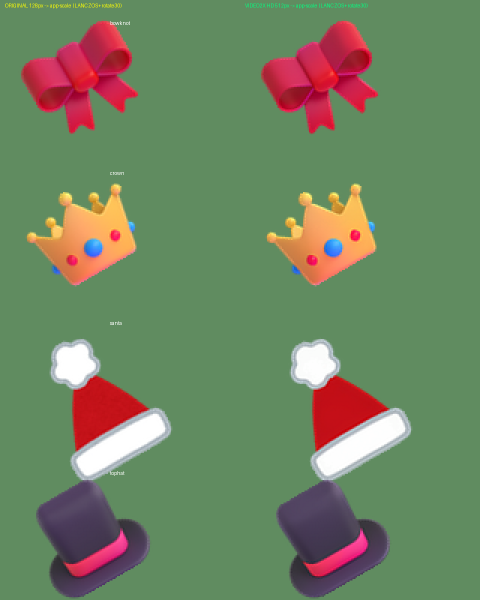
#> input picture reports/video2x_hd/compare_appscale.png, 960 x 1200 px, given in place of bowknot.png, which was not available (shown at 1/2 size)
$ python video2x_hats.py
#> lines starting #> are read from the running program, lines starting #| are printed output that depends on the picture
# -*- coding: utf-8 -*-
'''帽子素材 video2x 两遍超分管线(RGB 一遍 + alpha 遮罩一遍,合并回 RGBA)

video2x 的 realesrgan 处理器只走 3 通道,直接喂 RGBA 会把 alpha 拍平。
方案:先把 alpha 导出为灰度 RGB 图,与"颜色外溢(bled)"后的 RGB 分别用
video2x 超分 4 倍,再把超分 alpha 贴回超分 RGB,得到 4 倍 RGBA。
用法:
  python video2x_hats.py prep   # 生成 _rgb/_alpha 中间图
  python video2x_hats.py upscale [model]  # 对中间图逐个跑 video2x
  python video2x_hats.py merge  # 合并到 stage/ 目录
'''
import os
import subprocess
import sys

from PIL import Image, ImageFilter

BASE = r'D:/aiWorkCode/professionalWork/updateSnakePet'
SRC_DIR = os.path.join(BASE, 'sprites', 'hats')
WORK = os.path.join(BASE, 'reports', 'video2x_hd', 'work')
STAGE = os.path.join(BASE, 'reports', 'video2x_hd', 'stage')
EXE = r'D:/windowTools/video2x/video2x/build/video2x_win64/video2x.exe'
MODEL = 'realesrgan-plus-anime'
HATS = ['bowknot', 'cap_blue', 'crown', 'graduation', 'nightcap', 'santa', 'tophat']


def prep():
    os.makedirs(WORK, exist_ok=True)
    for name in HATS:
        im = Image.open(os.path.join(SRC_DIR, name + '.png')).convert('RGBA')
        rgb = im.convert('RGB')
#> rgb is the input picture: PIL image 960x1200 RGB; mean R, G, B 113.4, 131.6, 97.9
        a = im.getchannel('A')
#> a: PIL image 960x1200 L; every value is 255
        blur = rgb.filter(ImageFilter.GaussianBlur(6))
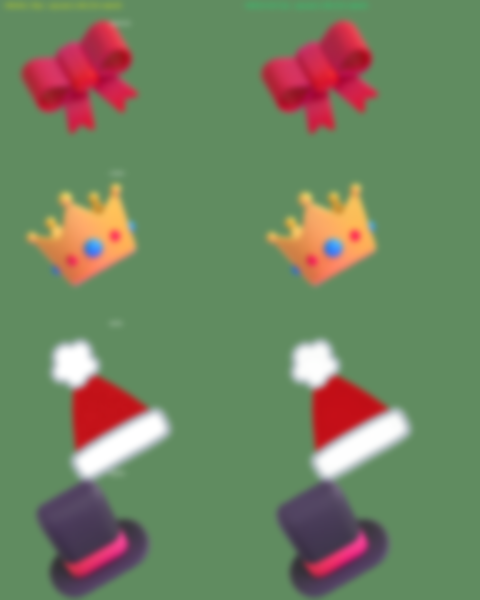
#> blur: PIL image 960x1200 RGB (shown at 1/2 size); mean R, G, B 113.4, 131.6, 97.9
        bled = Image.composite(rgb, blur, a)  # 不透明区保原色,透明区用邻域色外溢填充
        a_rgb = Image.merge('RGB', (a, a, a))
#> a_rgb: PIL image 960x1200 RGB; every value is 255
        bled.save(os.path.join(WORK, f'{name}_rgb.png'))
        a_rgb.save(os.path.join(WORK, f'{name}_alpha.png'))
        print(f'prep {name}: {im.size}')
#| prep bowknot: (960, 1200)
#> pass 2 of the loop in prep, `for name in HATS:`:
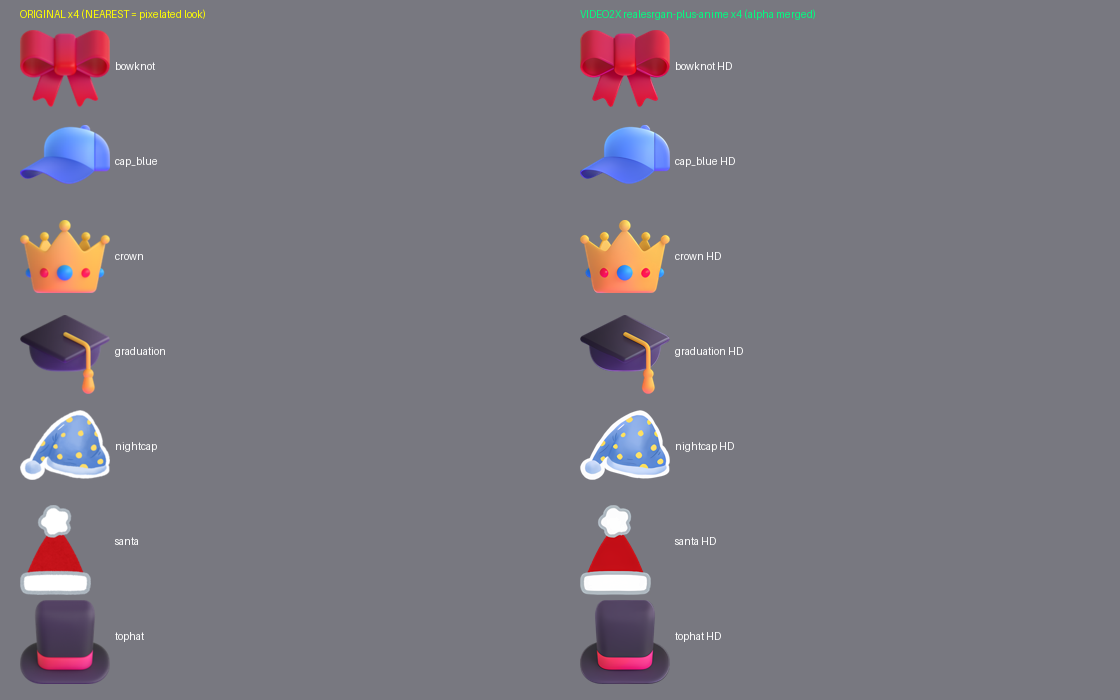
#> input picture reports/video2x_hd/compare_hats.png, 1120 x 700 px, given in place of cap_blue.png, which was not available
#> im: PIL image 1120x700 RGBA
#> in prep, rgb is the input picture: PIL image 1120x700 RGB; mean R, G, B 123, 119.5, 128.4
#> a: PIL image 1120x700 L; every value is 255
#> in prep, `blur = rgb.filter(ImageFilter.GaussianBlur(6))`:
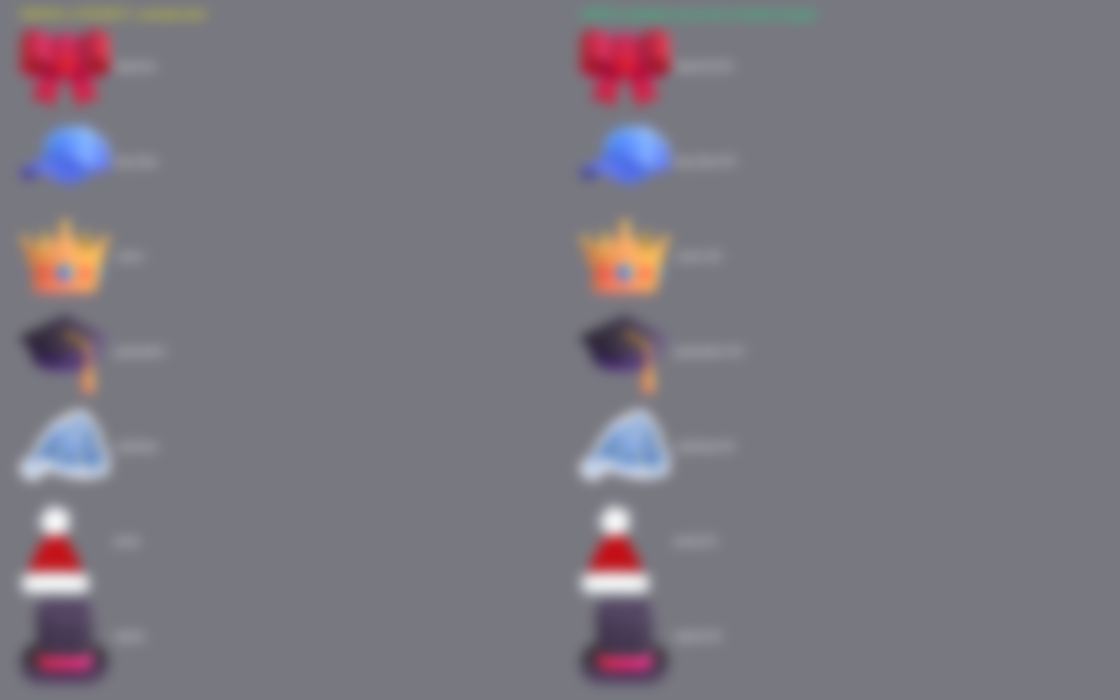
#> blur: PIL image 1120x700 RGB; mean R, G, B 123, 119.5, 128.4
#> a_rgb: PIL image 1120x700 RGB; every value is 255
#| prep cap_blue: (1120, 700)


def upscale(model):
    os.makedirs(WORK, exist_ok=True)
    for name in HATS:
        for kind in ('rgb', 'alpha'):
            src = os.path.join(WORK, f'{name}_{kind}.png')
            dst = os.path.join(WORK, f'{name}_{kind}_x4.png')
            if os.path.exists(dst):
                os.remove(dst)
            cmd = [EXE, '-i', src, '-o', dst, '-p', 'realesrgan', '-s', '4',
                   '--realesrgan-model', model, '-d', '1',
                   '-c', 'png', '--pix-fmt', 'rgba', '--no-progress']
            r = subprocess.run(cmd, capture_output=True, text=True, timeout=300)
            ok = os.path.exists(dst) and open(dst, 'rb').read(8) == b'\x89PNG\r\n\x1a\n'
            # 退出码 0xC0000005(3221225477)为本机已知"成功后收尾崩溃",以产物为准
            tag = 'OK' if ok else 'FAIL'
            print(f'[{tag}] {name}_{kind} rc={r.returncode}')
            if not ok:
                print(r.stdout[-800:])
                print(r.stderr[-800:])
                sys.exit(1)


def merge():
    os.makedirs(STAGE, exist_ok=True)
    for name in HATS:
        src = Image.open(os.path.join(SRC_DIR, name + '.png')).convert('RGBA')
        w, h = src.size
        rgb_up = Image.open(os.path.join(WORK, f'{name}_rgb_x4.png')).convert('RGB')
        a_up = Image.open(os.path.join(WORK, f'{name}_alpha_x4.png')).convert('L')
        assert rgb_up.size == (w * 4, h * 4), f'{name} 尺寸异常 {rgb_up.size} != {(w*4, h*4)}'
        out = rgb_up.convert('RGBA')
        out.putalpha(a_up)
        dst_path = os.path.join(STAGE, name + '.png')
        out.save(dst_path)
        aa = out.getchannel('A').getextrema()
        px = out.load()
        corners = [px[0, 0][3], px[out.width - 1, 0][3], px[0, out.height - 1][3], px[out.width - 1, out.height - 1][3]]
        print(f'merge {name}: {out.size} alpha范围={aa} 四角={corners}')


if __name__ == '__main__':
    action = sys.argv[1] if len(sys.argv) > 1 else 'all'
    if action == 'prep':
        prep()
    elif action == 'upscale':
        upscale(sys.argv[2] if len(sys.argv) > 2 else MODEL)
    elif action == 'merge':
        merge()
    elif action == 'all':
#> (the run stopped early here; a loop or call above may not have finished)
